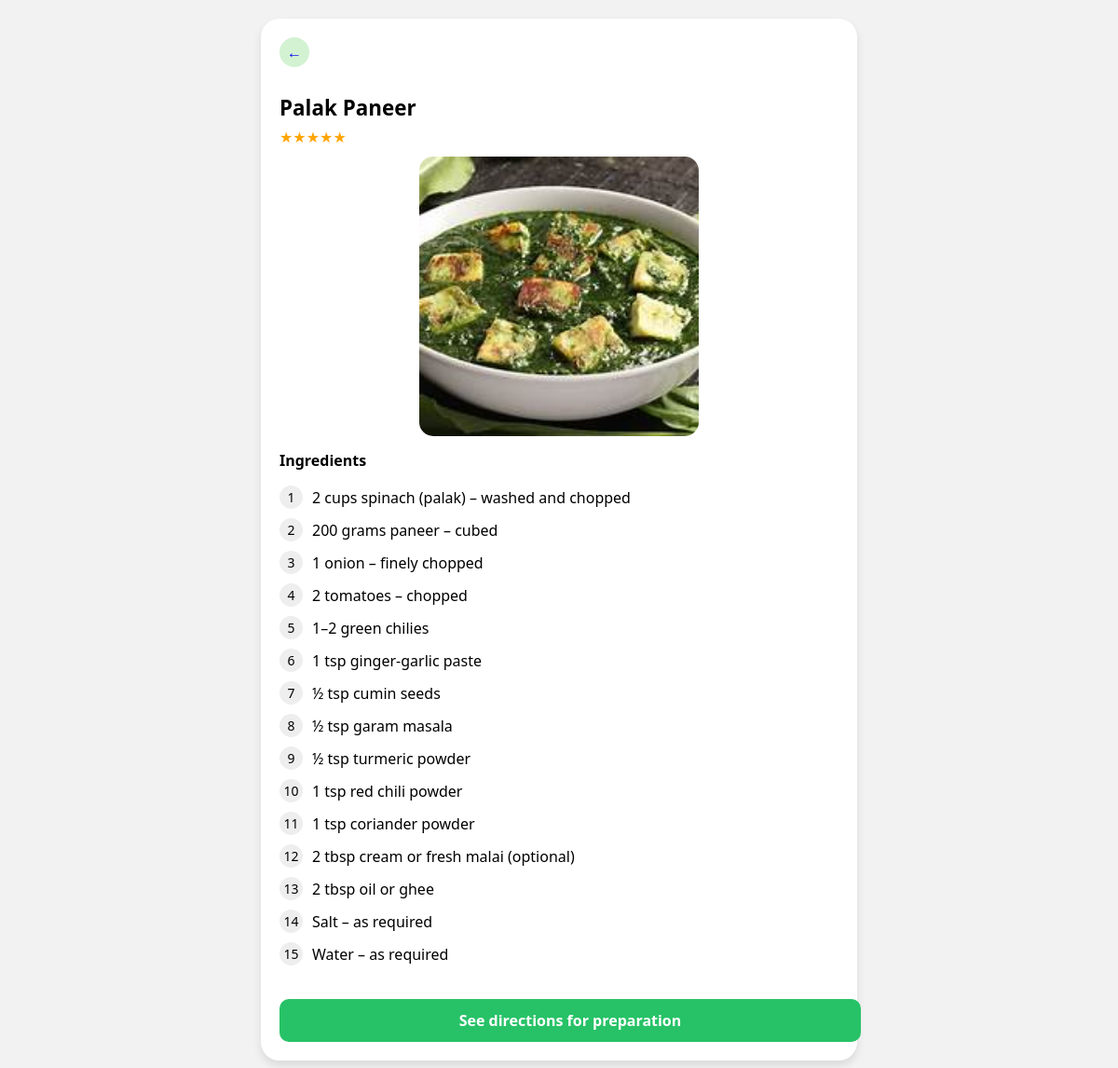
Page /recipe/3/ on the committed database.
### recipeapp/models.py (models this page shows, shortened)
class Recipe(models.Model):
    name = models.CharField(max_length=100)
    image = models.ImageField(upload_to='recipes/')
    ingredients = models.TextField(default="Ingredients coming soon...")
    procedure = models.TextField(blank=True)

### recipeapp/views.py (the view)
# urls.py: path('recipe/<int:pk>/', views.recipe_detail, name='recipe_detail'),
def recipe_detail(request, pk):
    recipe = get_object_or_404(Recipe, pk=pk)
    is_fav = False
    if request.user.is_authenticated:
        profile, created = UserProfile.objects.get_or_create(user=request.user)
        is_fav = recipe in profile.favourites.all()
    ingredients_list = recipe.ingredients.strip().split('\n')
    return render(request, 'recipeapp/ingredients.html', {
        'recipe': recipe,
        'ingredients_list': ingredients_list,
        'is_fav': is_fav,
    })

### recipeapp/templates/recipeapp/ingredients.html (shortened to what this page needs)
{% load static %}
<!DOCTYPE html>
<html lang="en">
<head>
</head>
<body>
 <div class="card">
  <a href="{% url 'receipes' %}" class="back-btn">←</a>
  <div class="title">{{ recipe.name }}</div>
  <div class="stars">★★★★★</div>
  <img src="{% static recipe.image %}" alt="{{ recipe.name }}" class="dish-img">
  <div class="ingredients-title">Ingredients</div>
  <ul class="ingredients-list">
    {% for item in ingredients_list %}
      <li>{{ item }}</li>
    {% endfor %}
  </ul>
  <a href="{% url 'recipe_procedure' recipe.id %}" class="btn">See directions for preparation</a>
</div>
{% load static %}
</body>
</html>

### recipeapp/templates/recipeapp/ingredients.html (style rules this page uses)
body { margin: 0; font-family: 'Segoe UI', sans-serif; background-color: #f2f2f2; }
.card { max-width: 400px; margin: 20px auto; background: white; border-radius: 20px; padding: 20px; box-shadow: 0 5px 10px rgba(0,0,0,0.1); position: relative; }
.back-btn { position: absolute; top: 20px; left: 20px; background: #d2f2d2; border-radius: 50%; width: 32px; height: 32px; display: flex; align-items: center; justify-content: center; font-weight: bold; cursor: pointer; text-decoration: none; }
.title { margin-top: 60px; font-size: 1.4rem; font-weight: bold; }
.stars { color: orange; margin: 5px 0; }
.dish-img { width: 50%; height: 230px; object-fit: cover; border-radius: 15px; display: block; margin: 10px auto; }
.ingredients-title { font-weight: bold; margin: 15px 0 10px; }
.ingredients-list { list-style: none; padding: 0; counter-reset: ingredient-counter; }
.ingredients-list li { margin-bottom: 10px; display: flex; align-items: center; }
.ingredients-list li::before { counter-increment: ingredient-counter; content: counter(ingredient-counter); background: #eee; border-radius: 50%; width: 25px; height: 25px; display: flex; align-items: center; justify-content: center; font-size: 14px; margin-right: 10px; }
.btn { margin-top: 20px; width: 100%; background: #27c267; color: white; padding: 12px; border-radius: 10px; font-weight: bold; border: none; cursor: pointer; text-align: center; text-decoration: none; display: inline-block; }
@media (min-width: 768px) { .card { max-width: 600px; } }
@media (min-width: 768px) { .dish-img { height: 300px; } }

### rows in the picture
Recipe: name "Palak Paneer", image (picture)

### other values in the picture
{{ item }} "2 cups spinach (palak) – washed and chopped" "200 grams paneer – cubed" "1 onion – finely chopped" "2 tomatoes – chopped" "1–2 green chilies" "1 tsp ginger-garlic paste" "½ tsp cumin seeds" "½ tsp garam masala" "½ tsp turmeric powder" "1 tsp red chili powder" "1 tsp coriander powder" "2 tbsp cream or fresh malai (optional)" "2 tbsp oil or ghee" "Salt – as required" "Water – as required"
